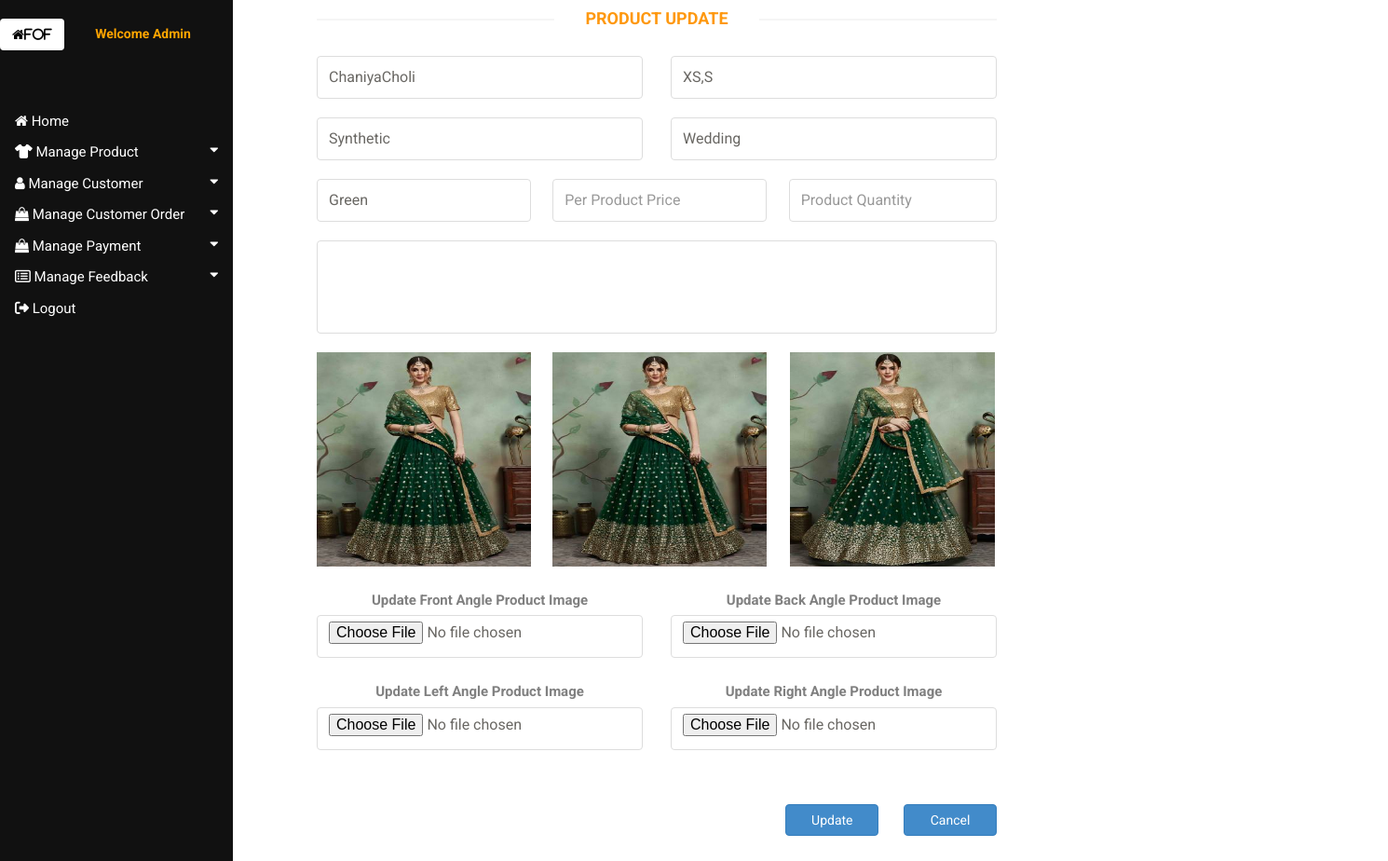
/OBMS/Boutique/Product_Update_Page.php?id=1, run on the app's committed database.
### tables this page shows
CREATE TABLE `tblpcategory` (
  `id` int(11) NOT NULL,
  `cat_name` varchar(50) NOT NULL
);

CREATE TABLE `tblproduct` (
  `id` int(11) NOT NULL,
  `PCategoryid` int(11) NOT NULL,
  `Fabricid` int(11) NOT NULL,
  `Colorid` int(11) NOT NULL,
  `Size` varchar(50) NOT NULL,
  `Price` int(11) NOT NULL,
  `Quantity` int(11) NOT NULL,
  `Occasionid` int(11) NOT NULL,
  `Description` varchar(255) NOT NULL,
  `status` varchar(50) NOT NULL,
  `DateTime` datetime NOT NULL
);

CREATE TABLE `tblfabric` (
  `id` int(11) NOT NULL,
  `f_type` varchar(15) NOT NULL
);

CREATE TABLE `tbloccasion` (
  `id` int(11) NOT NULL,
  `type` varchar(30) NOT NULL
);

CREATE TABLE `tblcolor` (
  `id` int(11) NOT NULL,
  `c_name` varchar(15) NOT NULL
);

CREATE TABLE `tblproductimage` (
  `id` int(11) NOT NULL,
  `FrontImage` varchar(300) NOT NULL,
  `BackImage` varchar(300) NOT NULL,
  `LeftImage` varchar(300) NOT NULL,
  `RightImage` varchar(300) NOT NULL,
  `Productid` int(11) NOT NULL
);

### OBMS/Boutique/Product_Update_Page.php (the view, shortened to what this page needs)
<?php include './connection.php';?>
<?php include './sideheader.php'; ?>
<!DOCTYPE html>
<html>
    <head>
        <link href="css/bootstrap.min.css" rel="stylesheet">
        <link href="css/main.css" rel="stylesheet">
    </head>
<body>
   <center>
        <div class="main">
            <div id="contact-page" class="container" style="margin-top: 10px">
            <div class="bg">
                <div class="col-sm-8">
                    <div class="contact-form">
                        <h2 class="title text-center">Product Update</h2>
                        <form enctype='multipart/form-data' action="#" method="post" autocomplete="off" id="main-contact-form" class="contact-form row" name="contact-form">
                            <div class="form-group col-md-6">
                                <?php
                                    $id=$_GET['id'];
                                    $categorysql="select pc.cat_name from tblpcategory pc , tblproduct p where p.PCategoryid=pc.id and p.id='$id'";
                                    $catres= $con->query($categorysql);
                                    while($row = $catres->fetch_assoc())
                                    {
                                        $category=$row['cat_name'];
                                        ?>
                                        <input type="text" value="<?php echo $category; ?>" name="category" class="form-control" disabled  style="width: 350px">
                                        <?php
                                    }
                                ?>
                            </div>
                            <div class="form-group col-md-6">
                                <?php
                                    $id=$_GET['id'];
                                    $categorysql="select p.Size from tblproduct p where p.id='$id'";
                                    $catres= $con->query($categorysql);
                                    while($row = $catres->fetch_assoc())
                                    {
                                        $category=$row['Size'];
                                        ?>
                                        <input type="text" value="<?php echo $category; ?>" name="category" class="form-control" disabled  style="width:350px">
                                        <?php
                                    }
                                ?>
                            </div>
                            <div class="form-group col-md-6">
                                 <?php
                                    $id=$_GET['id'];
                                    $categorysql="select f.f_type from tblfabric f , tblproduct p where p.Fabricid=f.id and p.id='$id'";
                                    $catres= $con->query($categorysql);
                                    while($row = $catres->fetch_assoc())
                                    {
                                        $category=$row['f_type'];
                                        ?>
                                        <input type="text" value="<?php echo $category; ?>" name="category" class="form-control" disabled  style="width: 350px">
                                        <?php
                                    }
                                ?>
                            </div>
                             <div class="form-group col-md-6">
                                <?php
                                    $id=$_GET['id'];
                                    $categorysql="select o.type from tbloccasion o , tblproduct p where p.Occasionid=o.id and p.id='$id'";
                                    $catres= $con->query($categorysql);
                                    while($row = $catres->fetch_assoc())
                                    {
                                        $category=$row['type'];
                                        ?>
                                        <input type="text" value="<?php echo $category; ?>" name="category" class="form-control" disabled  style="width: 350px">
                                        <?php
                                    }
                                ?>
                            </div>
                            <div class="form-group col-md-4">
                               <?php
                                    $id=$_GET['id'];
                                    $categorysql="select c.c_name from tblcolor c , tblproduct p where p.Colorid=c.id and p.id='$id'";
                                    $catres= $con->query($categorysql);
                                    while($row = $catres->fetch_assoc())
                                    {
                                        $category=$row['c_name'];
                                        ?>
                                        <input type="text" value="<?php echo $category; ?>" name="category" class="form-control" disabled  style="width: 230px">
                                        <?php
                                    }
                                ?>
                            </div>
                             <div class="form-group col-md-4">
                                <input type="number" name="price" class="form-control" required="required" placeholder="Per Product Price" style="width: 230px">
                            </div>
                            <div class="form-group col-md-4">
                                <input type="number" name="qty" class="form-control" required="required" placeholder="Product Quantity" style="width: 220 px">
                            </div>
                            <div class="form-group col-md-12" >
                                <?php
                                    $id=$_GET['id'];
                                    $categorysql="select Description from tblproduct where id='$id'";
                                    $catres= $con->query($categorysql);
                                    while($row = $catres->fetch_assoc())
                                    {
                                        $category=$row['Description'];
                                        ?>
                                <textarea value="<?php echo $category; ?>" name="desc" class="form-control"  style="width:730px;height: 100px"></textarea>
                                        <?php
                                    }
                                ?>
                            </div>
                            <div class="form-group col-md-4">
                                 <?php
                                        $id=$_GET['id'];
                                        $img = "SELECT FrontImage FROM tblproductimage where Productid='$id'";
                                        $imgres = $con->query($img);
                                        $row = mysqli_fetch_array($imgres);
                                        $image = $row['FrontImage'];
                                        $image_src = "uploadFrontImage/".$image;
                                    ?>
                                     <img src="<?php echo $image_src?>" alt="" height="230px" width="230px"/>
                            </div>
                            <div class="form-group col-md-4">
                                 <?php
                                        $id=$_GET['id'];
                                        $img = "SELECT BackImage FROM tblproductimage where Productid='$id'";
                                        $imgres = $con->query($img);
                                        $row = mysqli_fetch_array($imgres);
                                        $image = $row['BackImage'];
                                        $image_src = "uploadBackImage/".$image;
                                    ?>
                                <img src="<?php echo $image_src?>" alt="" height="230px" width="230px"/>
                            </div>
                            <div class="form-group col-md-4">
                                 <?php
                                        $id=$_GET['id'];
                                        $img = "SELECT LeftImage FROM tblproductimage where Productid='$id'";
                                        $imgres = $con->query($img);
                                        $row = mysqli_fetch_array($imgres);
                                        $image = $row['LeftImage'];
                                        $image_src = "uploadLeftImage/".$image;
                                    ?>
                                     <img src="<?php echo $image_src?>" alt="" height="230px" width="220px"/>
                            </div>
                            <div class="form-group col-md-6">
                                <label style="color:gray;font-size: 15px    "> Update Front Angle Product Image </label>
                                <input type='file' name="frontimage"  class="form-control" style="width: 350px"/>
                            </div>
                            <div class="form-group col-md-6">
                                <label style="color:gray;font-size: 15px    "> Update Back Angle Product Image </label>
                                <input type='file' name="backimage"  class="form-control" style="width: 350px"/>
                            </div>
                            <div class="form-group col-md-6">
                                <label style="color:gray;font-size: 15px    "> Update Left Angle Product Image </label>
                                <input type='file' name="leftimage"  class="form-control" style="width: 350px"/>
                            </div>
                            <div class="form-group col-md-6">
                                <label style="color:gray;font-size: 15px    "> Update Right Angle Product Image </label>
                                <input type='file' name="rightimage"  class="form-control" style="width: 350px"/>
                            </div>
                            <div class="form-group col-md-10" style="padding-top: 18px">
                                <input type="submit" style="width: 100px" name="btnUpdate" class="btn btn-primary pull-right" value="Update">
                            </div>
                            <div class="form-group col-md-2" style="padding-top: 18px">
                                <input type="button" style="width: 100px" name="btnReset" class="btn btn-primary pull-right" value="Cancel">
                            </div>
                        </form>
                    </div>
                </div>
            </div>
        </div>
        </div>
    </center>
    </body>
</html>

### OBMS/Boutique/css/main.css (style rules this page uses)
body { font-family: 'Roboto', sans-serif; position: relative; font-weight:400px; }
h1, h2, h3, h4, h5, h6 { font-family: 'Roboto', sans-serif; }
.left-sidebar h2:after, h2.title:after { content: " "; position: absolute; border: 1px solid #f5f5f5; bottom:8px; left: 0; width: 100%; height: 0; z-index: -2; }
h2.title:before { content: " "; position: absolute; background: #fff; bottom: -6px; width: 220px; height: 30px; z-index: -1; left: 50%; margin-left: -110px; }
h2.title { color: #FE980F; font-family: 'Roboto', sans-serif; font-size: 18px; font-weight: 700; margin: 0 15px; text-transform: uppercase; margin-bottom: 30px; position: relative; }
.bg h2.title { margin-right:0; margin-left:0; margin-top: 0; }
.user_info input, select, textarea { background: #F0F0E9; border:0; color: #696763; padding: 5px; width: 100%; border-radius: 0; resize: none }
.contact-form .form-group { margin-bottom: 20px; }
#contact-page .form-control { background-color: #fff; border: 1px solid #ddd; color: #696763; height: 46px; padding: 6px 12px; width: 100%; font-size: 16px; border-radius: 4px; box-shadow:inherit; }
#main-contact-form .btn-primary { margin-bottom: 15px; margin-top: 20px; }

### OBMS/Boutique/sideheader.php (style rules this page uses)
body { font-family: "Lato", sans-serif; }
.main { margin-left: 300px; font-size: 20px; padding: 0px 10px; }

### data on the page
tblpcategory: category "ChaniyaCholi"
tblproduct: category "XS,S"
tblfabric: category "Synthetic"
tbloccasion: category "Wedding"
tblcolor: category "Green"
tblproductimage: FrontImage (picture), BackImage (picture), LeftImage (picture)
